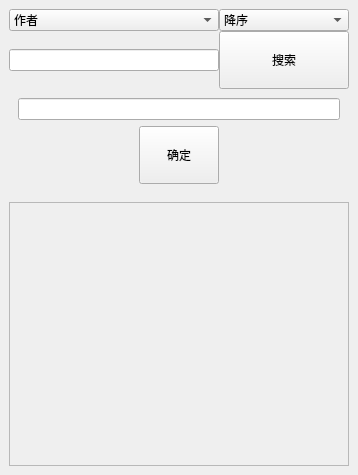
<?xml version="1.0" encoding="UTF-8"?>
<ui version="4.0">
 <class>table</class>
 <widget class="QWidget" name="table">
  <property name="geometry">
   <rect>
    <x>0</x>
    <y>0</y>
    <width>358</width>
    <height>475</height>
   </rect>
  </property>
  <property name="windowTitle">
   <string>Form</string>
  </property>
  <property name="styleSheet">
   <string notr="true">QPushButton{
min-height:50px;
}</string>
  </property>
  <layout class="QVBoxLayout" name="verticalLayout">
   <property name="spacing">
    <number>0</number>
   </property>
   <property name="leftMargin">
    <number>9</number>
   </property>
   <property name="topMargin">
    <number>9</number>
   </property>
   <property name="rightMargin">
    <number>9</number>
   </property>
   <property name="bottomMargin">
    <number>9</number>
   </property>
   <item>
    <widget class="QWidget" name="widget" native="true">
     <layout class="QGridLayout" name="gridLayout">
      <property name="leftMargin">
       <number>0</number>
      </property>
      <property name="topMargin">
       <number>0</number>
      </property>
      <property name="rightMargin">
       <number>0</number>
      </property>
      <property name="spacing">
       <number>0</number>
      </property>
      <item row="1" column="1" colspan="2">
       <widget class="QPushButton" name="pushButton_search">
        <property name="text">
         <string>搜索</string>
        </property>
       </widget>
      </item>
      <item row="0" column="0">
       <widget class="QComboBox" name="comboBox_key">
        <item>
         <property name="text">
          <string>作者</string>
         </property>
        </item>
        <item>
         <property name="text">
          <string>标题</string>
         </property>
        </item>
        <item>
         <property name="text">
          <string>专辑</string>
         </property>
        </item>
        <item>
         <property name="text">
          <string>播放次数</string>
         </property>
        </item>
        <item>
         <property name="text">
          <string>喜爱程度</string>
         </property>
        </item>
        <item>
         <property name="text">
          <string>编辑日期</string>
         </property>
        </item>
       </widget>
      </item>
      <item row="1" column="0">
       <widget class="QLineEdit" name="lineEdit"/>
      </item>
      <item row="0" column="1" colspan="2">
       <widget class="QComboBox" name="comboBox_forward">
        <property name="styleSheet">
         <string notr="true">*{
min-width:100px;
}</string>
        </property>
        <item>
         <property name="text">
          <string>降序</string>
         </property>
        </item>
        <item>
         <property name="text">
          <string>升序</string>
         </property>
        </item>
       </widget>
      </item>
      <item row="2" column="0" colspan="3">
       <widget class="QWidget" name="widget_edit" native="true">
        <property name="minimumSize">
         <size>
          <width>0</width>
          <height>100</height>
         </size>
        </property>
        <layout class="QGridLayout" name="gridLayout_2">
         <item row="1" column="0">
          <spacer name="horizontalSpacer">
           <property name="orientation">
            <enum>Qt::Horizontal</enum>
           </property>
           <property name="sizeHint" stdset="0">
            <size>
             <width>40</width>
             <height>20</height>
            </size>
           </property>
          </spacer>
         </item>
         <item row="1" column="1">
          <widget class="QPushButton" name="pushButton_yes">
           <property name="text">
            <string>确定</string>
           </property>
          </widget>
         </item>
         <item row="1" column="2">
          <spacer name="horizontalSpacer_2">
           <property name="orientation">
            <enum>Qt::Horizontal</enum>
           </property>
           <property name="sizeHint" stdset="0">
            <size>
             <width>40</width>
             <height>20</height>
            </size>
           </property>
          </spacer>
         </item>
         <item row="0" column="0" colspan="3">
          <widget class="QLineEdit" name="lineEdit_name"/>
         </item>
        </layout>
       </widget>
      </item>
     </layout>
    </widget>
   </item>
   <item>
    <widget class="QScrollArea" name="scrollArea">
     <property name="maximumSize">
      <size>
       <width>16777215</width>
       <height>16777215</height>
      </size>
     </property>
     <property name="widgetResizable">
      <bool>true</bool>
     </property>
     <widget class="QWidget" name="scrollAreaWidgetContents">
      <property name="geometry">
       <rect>
        <x>0</x>
        <y>0</y>
        <width>338</width>
        <height>264</height>
       </rect>
      </property>
      <property name="minimumSize">
       <size>
        <width>0</width>
        <height>0</height>
       </size>
      </property>
      <property name="maximumSize">
       <size>
        <width>16777215</width>
        <height>16777215</height>
       </size>
      </property>
      <layout class="QVBoxLayout" name="verticalLayout_music">
       <property name="spacing">
        <number>6</number>
       </property>
       <property name="leftMargin">
        <number>0</number>
       </property>
       <property name="topMargin">
        <number>0</number>
       </property>
       <property name="rightMargin">
        <number>0</number>
       </property>
       <property name="bottomMargin">
        <number>0</number>
       </property>
       <item>
        <spacer name="verticalSpacer">
         <property name="orientation">
          <enum>Qt::Vertical</enum>
         </property>
         <property name="sizeHint" stdset="0">
          <size>
           <width>20</width>
           <height>40</height>
          </size>
         </property>
        </spacer>
       </item>
      </layout>
     </widget>
    </widget>
   </item>
  </layout>
 </widget>
 <resources/>
 <connections/>
</ui>
